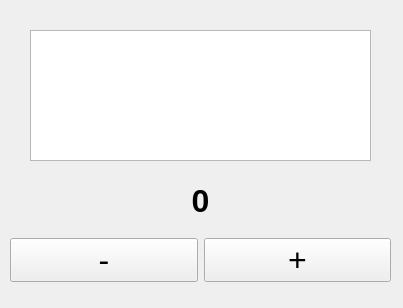
<?xml version="1.0" encoding="UTF-8"?>
<ui version="4.0">
 <class>mainForm</class>
 <widget class="QMainWindow" name="mainForm">
  <property name="geometry">
   <rect>
    <x>0</x>
    <y>0</y>
    <width>403</width>
    <height>308</height>
   </rect>
  </property>
  <property name="windowTitle">
   <string>MainWindow</string>
  </property>
  <widget class="QWidget" name="centralwidget">
   <widget class="QLabel" name="labelCounter">
    <property name="geometry">
     <rect>
      <x>30</x>
      <y>180</y>
      <width>341</width>
      <height>41</height>
     </rect>
    </property>
    <property name="font">
     <font>
      <pointsize>24</pointsize>
      <weight>75</weight>
      <bold>true</bold>
     </font>
    </property>
    <property name="midLineWidth">
     <number>0</number>
    </property>
    <property name="text">
     <string>0</string>
    </property>
    <property name="alignment">
     <set>Qt::AlignCenter</set>
    </property>
   </widget>
   <widget class="QWidget" name="horizontalLayoutWidget">
    <property name="geometry">
     <rect>
      <x>10</x>
      <y>220</y>
      <width>381</width>
      <height>80</height>
     </rect>
    </property>
    <layout class="QHBoxLayout" name="horizontalLayout">
     <item>
      <widget class="QPushButton" name="buttonMinus">
       <property name="font">
        <font>
         <pointsize>24</pointsize>
        </font>
       </property>
       <property name="text">
        <string>-</string>
       </property>
      </widget>
     </item>
     <item>
      <widget class="QPushButton" name="buttonPlus">
       <property name="font">
        <font>
         <pointsize>24</pointsize>
        </font>
       </property>
       <property name="text">
        <string>+</string>
       </property>
      </widget>
     </item>
    </layout>
   </widget>
   <widget class="QTextEdit" name="messageTextEdit">
    <property name="geometry">
     <rect>
      <x>30</x>
      <y>30</y>
      <width>341</width>
      <height>131</height>
     </rect>
    </property>
   </widget>
  </widget>
 </widget>
 <resources/>
 <connections/>
</ui>
